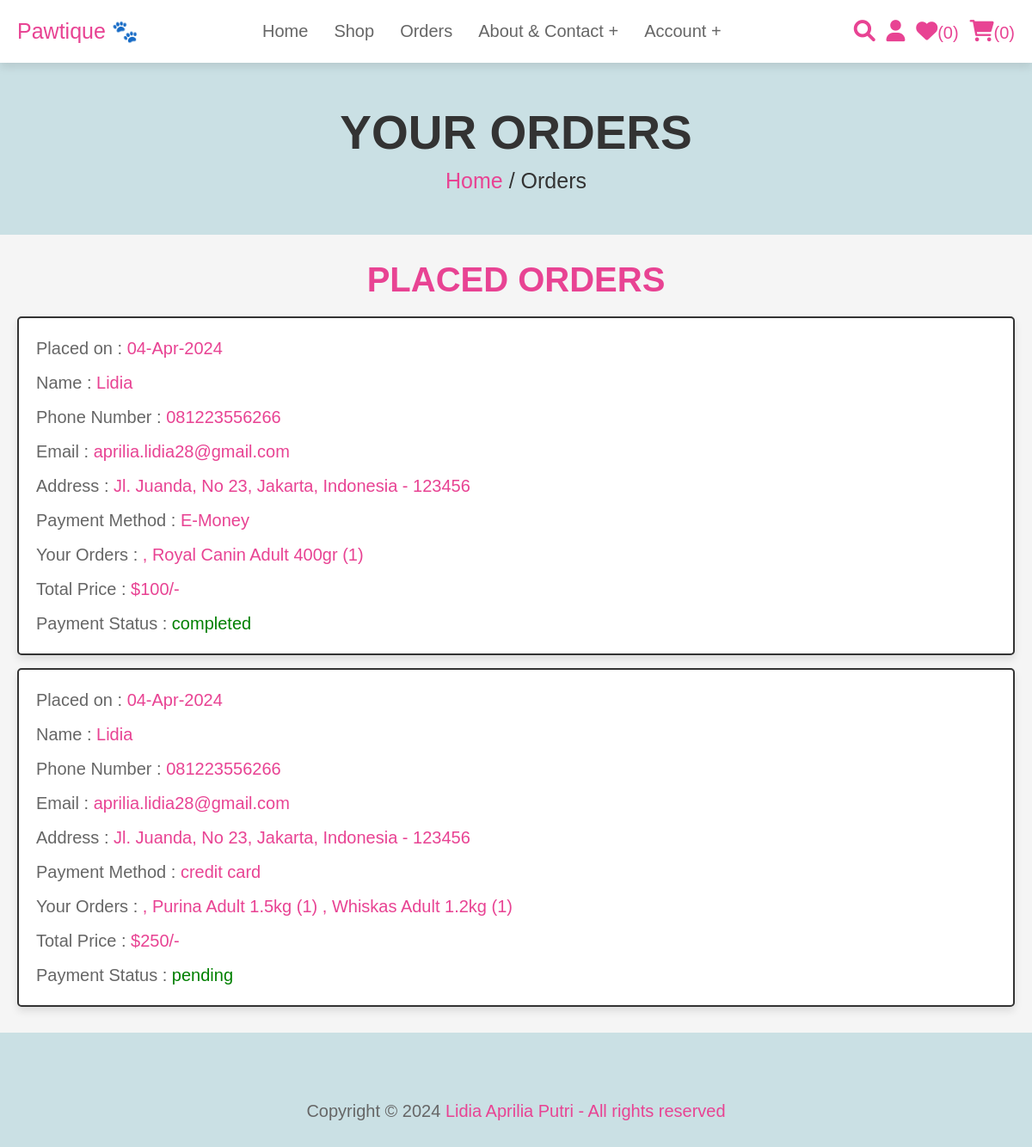
The page /orders.php (signed in) on the database its author committed.
### tables this page shows
CREATE TABLE `orders` (
  `id` int(100) NOT NULL,
  `user_id` int(100) NOT NULL,
  `name` varchar(100) NOT NULL,
  `number` varchar(12) NOT NULL,
  `email` varchar(100) NOT NULL,
  `method` varchar(50) NOT NULL,
  `address` varchar(500) NOT NULL,
  `total_products` varchar(1000) NOT NULL,
  `total_price` int(100) NOT NULL,
  `placed_on` varchar(50) NOT NULL,
  `payment_status` varchar(20) NOT NULL DEFAULT 'pending'
);

### orders.php (the view, shortened to what this page needs)
<?php
@include 'config.php';
$user_id = $_SESSION['user_id'];
?>
<!DOCTYPE html>
<html lang="en">
<head>
   <link rel="stylesheet" href="https://cdnjs.cloudflare.com/ajax/libs/font-awesome/6.0.0/css/all.min.css">
   <link rel="stylesheet" href="css/style.css">
</head>
<body>
<?php @include 'header.php'; ?>
<section class="heading">
    <h3>your orders</h3>
    <p> <a href="home.php">Home</a> / Orders </p>
</section>
<section class="placed-orders">
    <h1 class="title">placed orders</h1>
    <div class="box-container">
    <?php
        $select_orders = mysqli_query($conn, "SELECT * FROM `orders` WHERE user_id = '$user_id'") or die('query failed');
        if(mysqli_num_rows($select_orders) > 0){
            while($fetch_orders = mysqli_fetch_assoc($select_orders)){
    ?>
    <div class="box">
        <p> Placed on : <span><?php echo $fetch_orders['placed_on']; ?></span> </p>
        <p> Name : <span><?php echo $fetch_orders['name']; ?></span> </p>
        <p> Phone Number : <span><?php echo $fetch_orders['number']; ?></span> </p>
        <p> Email : <span><?php echo $fetch_orders['email']; ?></span> </p>
        <p> Address : <span><?php echo $fetch_orders['address']; ?></span> </p>
        <p> Payment Method : <span><?php echo $fetch_orders['method']; ?></span> </p>
        <p> Your Orders : <span><?php echo $fetch_orders['total_products']; ?></span> </p>
        <p> Total Price : <span>$<?php echo $fetch_orders['total_price']; ?>/-</span> </p>
        <p> Payment Status : <span style="color:<?php if($fetch_orders['payment_status'] == 'Pending'){echo 'tomato'; }else{echo 'green';} ?>"><?php echo $fetch_orders['payment_status']; ?></span> </p>
    </div>
    <?php
        }
    }else{
        echo '<p class="empty">no orders placed yet!</p>';
    }
    ?>
    </div>
</section>
<?php @include 'footer.php'; ?>
</body>
</html>

### css/style.css (style rules this page uses)
:root { --pink:#e84393; --red:#c0392b; --blue:#CAE0E4; --black:#333; --white:#fff; --light-color:#666; --light-white:#ccc; --light-bg:#f5f5f5; --border:.2rem solid var(--black); --box-shadow:0 .5rem 1rem rgba(0,0,0,.1); }
* { font-family: 'Rubik', sans-serif; margin:0; padding:0; box-sizing: border-box; outline: none; border:none; text-decoration: none; transition:all .2s linear; }
html { font-size: 62.5%; overflow-x: hidden; scroll-behavior: smooth; scroll-padding-top: 6.5rem; }
body { background: var(--light-bg); }
section { padding:3rem 2rem; }
.heading { display: flex; flex-flow: column; align-items: center; justify-content: center; gap:1rem; background-color: var(--blue); text-align: center; min-height: 25vh; }
.heading h3 { font-size: 5.5rem; color:var(--black); text-transform: uppercase; }
.heading p { font-size: 2.5rem; color:var(--black); }
.heading p a { color:var(--pink); }
.title { text-align: center; margin-bottom: 2rem; color:var(--pink); text-transform: uppercase; font-size: 4rem; }
.placed-orders .box-container { max-width: 1200px; margin:0 auto; display: grid; flex-wrap: wrap; gap:1.5rem; align-items: flex-start; }
.placed-orders .box-container .box { background-color: var(--white); padding:1rem 2rem; border:var(--border); box-shadow: var(--box-shadow); flex:1 1 40rem; border-radius: .5rem; }
.placed-orders .box-container .box p { margin: 1rem 0; font-size: 2rem; line-height: 1.5; color:var(--light-color); }
.placed-orders .box-container .box p span { color:var(--pink); }

### rows shown on the page
orders: placed_on "04-Apr-2024", name "Lidia", number "081223556266", email "aprilia.lidia28@gmail.com", address "Jl. Juanda, No 23, Jakarta, Indonesia - 123456", method "E-Money", total_products ", Royal Canin Adult 400gr (1)", total_price "100", payment_status "completed"
orders: placed_on "04-Apr-2024", name "Lidia", number "081223556266", email "aprilia.lidia28@gmail.com", address "Jl. Juanda, No 23, Jakarta, Indonesia - 123456", method "credit card", total_products ", Purina Adult 1.5kg (1) , Whiskas Adult 1.2kg (1)", total_price "250", payment_status "pending"

### other values the page prints
$wishlist_num_rows "0"
$cart_num_rows "0"
